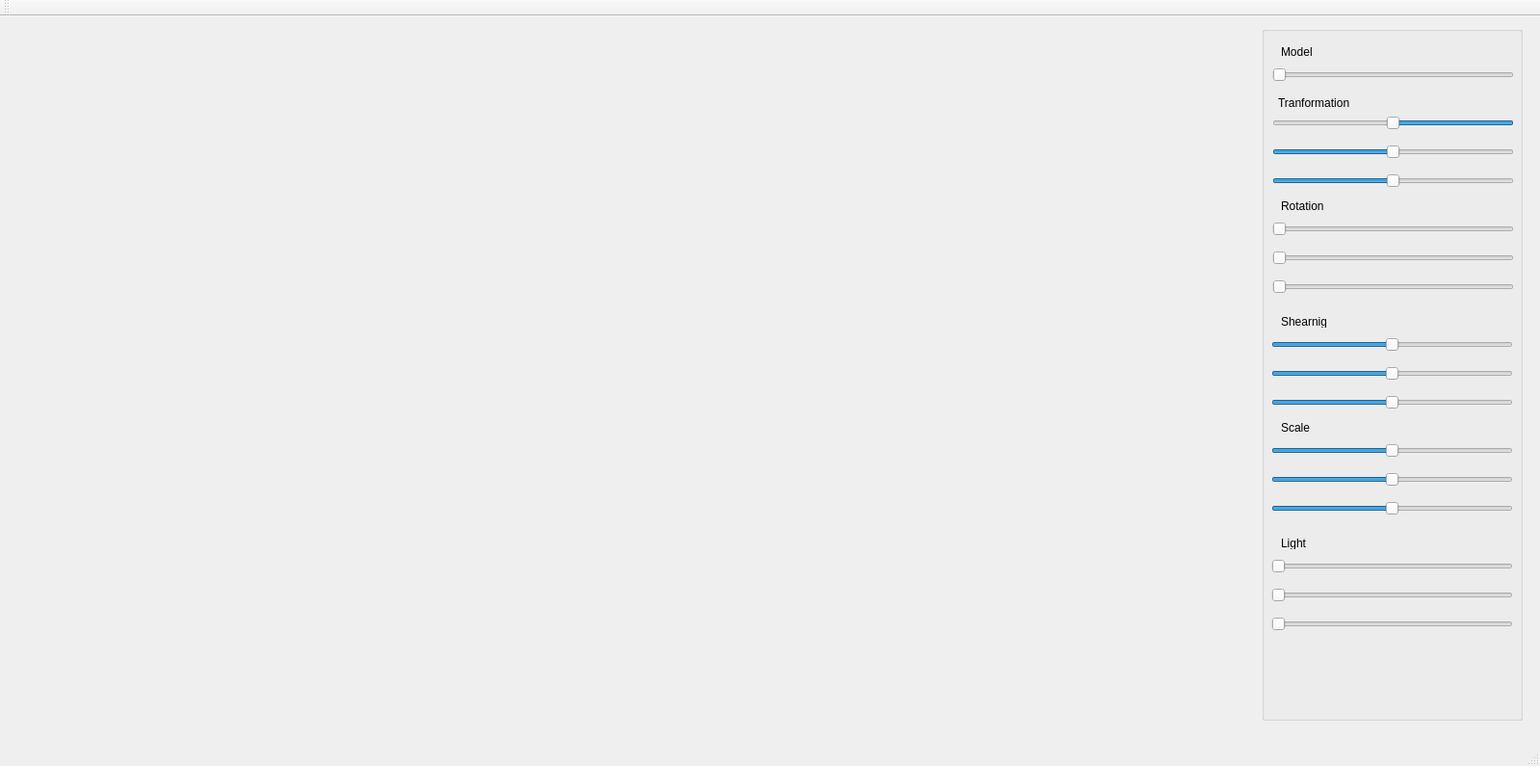
<?xml version="1.0" encoding="UTF-8"?>
<ui version="4.0">
 <class>MainWindow</class>
 <widget class="QMainWindow" name="MainWindow">
  <property name="geometry">
   <rect>
    <x>0</x>
    <y>0</y>
    <width>1599</width>
    <height>795</height>
   </rect>
  </property>
  <property name="windowTitle">
   <string>MainWindow</string>
  </property>
  <widget class="QWidget" name="centralWidget">
   <widget class="Ekran" name="ekran" native="true">
    <property name="geometry">
     <rect>
      <x>10</x>
      <y>10</y>
      <width>1280</width>
      <height>720</height>
     </rect>
    </property>
   </widget>
   <widget class="QGroupBox" name="groupBox">
    <property name="geometry">
     <rect>
      <x>1310</x>
      <y>10</y>
      <width>271</width>
      <height>721</height>
     </rect>
    </property>
    <property name="title">
     <string/>
    </property>
    <widget class="QSlider" name="trX">
     <property name="geometry">
      <rect>
       <x>11</x>
       <y>90</y>
       <width>251</width>
       <height>22</height>
      </rect>
     </property>
     <property name="minimum">
      <number>-200</number>
     </property>
     <property name="maximum">
      <number>200</number>
     </property>
     <property name="orientation">
      <enum>Qt::Horizontal</enum>
     </property>
     <property name="invertedAppearance">
      <bool>true</bool>
     </property>
    </widget>
    <widget class="QSlider" name="trY">
     <property name="geometry">
      <rect>
       <x>11</x>
       <y>120</y>
       <width>251</width>
       <height>22</height>
      </rect>
     </property>
     <property name="minimum">
      <number>-200</number>
     </property>
     <property name="maximum">
      <number>200</number>
     </property>
     <property name="orientation">
      <enum>Qt::Horizontal</enum>
     </property>
    </widget>
    <widget class="QSlider" name="trZ">
     <property name="geometry">
      <rect>
       <x>11</x>
       <y>150</y>
       <width>251</width>
       <height>22</height>
      </rect>
     </property>
     <property name="minimum">
      <number>-200</number>
     </property>
     <property name="maximum">
      <number>200</number>
     </property>
     <property name="orientation">
      <enum>Qt::Horizontal</enum>
     </property>
    </widget>
    <widget class="QSlider" name="rotX">
     <property name="geometry">
      <rect>
       <x>11</x>
       <y>200</y>
       <width>251</width>
       <height>22</height>
      </rect>
     </property>
     <property name="maximum">
      <number>359</number>
     </property>
     <property name="orientation">
      <enum>Qt::Horizontal</enum>
     </property>
    </widget>
    <widget class="QSlider" name="rotY">
     <property name="geometry">
      <rect>
       <x>11</x>
       <y>230</y>
       <width>251</width>
       <height>22</height>
      </rect>
     </property>
     <property name="maximum">
      <number>359</number>
     </property>
     <property name="orientation">
      <enum>Qt::Horizontal</enum>
     </property>
    </widget>
    <widget class="QSlider" name="rotZ">
     <property name="geometry">
      <rect>
       <x>11</x>
       <y>260</y>
       <width>251</width>
       <height>22</height>
      </rect>
     </property>
     <property name="maximum">
      <number>359</number>
     </property>
     <property name="orientation">
      <enum>Qt::Horizontal</enum>
     </property>
    </widget>
    <widget class="QSlider" name="shX">
     <property name="geometry">
      <rect>
       <x>10</x>
       <y>320</y>
       <width>251</width>
       <height>22</height>
      </rect>
     </property>
     <property name="minimum">
      <number>-100</number>
     </property>
     <property name="maximum">
      <number>100</number>
     </property>
     <property name="orientation">
      <enum>Qt::Horizontal</enum>
     </property>
    </widget>
    <widget class="QSlider" name="shY">
     <property name="geometry">
      <rect>
       <x>10</x>
       <y>350</y>
       <width>251</width>
       <height>22</height>
      </rect>
     </property>
     <property name="minimum">
      <number>-100</number>
     </property>
     <property name="maximum">
      <number>100</number>
     </property>
     <property name="orientation">
      <enum>Qt::Horizontal</enum>
     </property>
    </widget>
    <widget class="QSlider" name="shZ">
     <property name="geometry">
      <rect>
       <x>10</x>
       <y>380</y>
       <width>251</width>
       <height>22</height>
      </rect>
     </property>
     <property name="minimum">
      <number>-100</number>
     </property>
     <property name="maximum">
      <number>100</number>
     </property>
     <property name="orientation">
      <enum>Qt::Horizontal</enum>
     </property>
    </widget>
    <widget class="QLabel" name="label">
     <property name="geometry">
      <rect>
       <x>17</x>
       <y>70</y>
       <width>81</width>
       <height>20</height>
      </rect>
     </property>
     <property name="text">
      <string>Tranformation</string>
     </property>
    </widget>
    <widget class="QLabel" name="label_2">
     <property name="geometry">
      <rect>
       <x>20</x>
       <y>180</y>
       <width>47</width>
       <height>13</height>
      </rect>
     </property>
     <property name="text">
      <string>Rotation</string>
     </property>
    </widget>
    <widget class="QLabel" name="label_3">
     <property name="geometry">
      <rect>
       <x>20</x>
       <y>300</y>
       <width>47</width>
       <height>13</height>
      </rect>
     </property>
     <property name="text">
      <string>Shearnig</string>
     </property>
    </widget>
    <widget class="QLabel" name="label_4">
     <property name="geometry">
      <rect>
       <x>20</x>
       <y>410</y>
       <width>47</width>
       <height>13</height>
      </rect>
     </property>
     <property name="text">
      <string>Scale</string>
     </property>
    </widget>
    <widget class="QSlider" name="scX">
     <property name="geometry">
      <rect>
       <x>10</x>
       <y>430</y>
       <width>251</width>
       <height>22</height>
      </rect>
     </property>
     <property name="minimum">
      <number>-100</number>
     </property>
     <property name="maximum">
      <number>100</number>
     </property>
     <property name="orientation">
      <enum>Qt::Horizontal</enum>
     </property>
    </widget>
    <widget class="QSlider" name="scY">
     <property name="geometry">
      <rect>
       <x>10</x>
       <y>460</y>
       <width>251</width>
       <height>22</height>
      </rect>
     </property>
     <property name="minimum">
      <number>-100</number>
     </property>
     <property name="maximum">
      <number>100</number>
     </property>
     <property name="orientation">
      <enum>Qt::Horizontal</enum>
     </property>
    </widget>
    <widget class="QSlider" name="scZ">
     <property name="geometry">
      <rect>
       <x>10</x>
       <y>490</y>
       <width>251</width>
       <height>22</height>
      </rect>
     </property>
     <property name="minimum">
      <number>-100</number>
     </property>
     <property name="maximum">
      <number>100</number>
     </property>
     <property name="orientation">
      <enum>Qt::Horizontal</enum>
     </property>
    </widget>
    <widget class="QSlider" name="nrSlider">
     <property name="geometry">
      <rect>
       <x>11</x>
       <y>40</y>
       <width>251</width>
       <height>22</height>
      </rect>
     </property>
     <property name="maximum">
      <number>0</number>
     </property>
     <property name="orientation">
      <enum>Qt::Horizontal</enum>
     </property>
    </widget>
    <widget class="QLabel" name="label_9">
     <property name="geometry">
      <rect>
       <x>20</x>
       <y>20</y>
       <width>47</width>
       <height>13</height>
      </rect>
     </property>
     <property name="text">
      <string>Model</string>
     </property>
    </widget>
    <widget class="QLabel" name="label_10">
     <property name="geometry">
      <rect>
       <x>20</x>
       <y>530</y>
       <width>47</width>
       <height>13</height>
      </rect>
     </property>
     <property name="text">
      <string>Light</string>
     </property>
    </widget>
    <widget class="QSlider" name="lightA">
     <property name="geometry">
      <rect>
       <x>10</x>
       <y>550</y>
       <width>251</width>
       <height>22</height>
      </rect>
     </property>
     <property name="minimum">
      <number>1</number>
     </property>
     <property name="maximum">
      <number>100</number>
     </property>
     <property name="orientation">
      <enum>Qt::Horizontal</enum>
     </property>
    </widget>
    <widget class="QSlider" name="lightB">
     <property name="geometry">
      <rect>
       <x>10</x>
       <y>580</y>
       <width>251</width>
       <height>22</height>
      </rect>
     </property>
     <property name="minimum">
      <number>1</number>
     </property>
     <property name="maximum">
      <number>500</number>
     </property>
     <property name="orientation">
      <enum>Qt::Horizontal</enum>
     </property>
    </widget>
    <widget class="QSlider" name="lightC">
     <property name="geometry">
      <rect>
       <x>10</x>
       <y>610</y>
       <width>251</width>
       <height>22</height>
      </rect>
     </property>
     <property name="minimum">
      <number>1</number>
     </property>
     <property name="maximum">
      <number>500</number>
     </property>
     <property name="orientation">
      <enum>Qt::Horizontal</enum>
     </property>
    </widget>
   </widget>
  </widget>
  <widget class="QMenuBar" name="menuBar">
   <property name="geometry">
    <rect>
     <x>0</x>
     <y>0</y>
     <width>1599</width>
     <height>21</height>
    </rect>
   </property>
  </widget>
  <widget class="QToolBar" name="mainToolBar">
   <attribute name="toolBarArea">
    <enum>TopToolBarArea</enum>
   </attribute>
   <attribute name="toolBarBreak">
    <bool>false</bool>
   </attribute>
  </widget>
  <widget class="QStatusBar" name="statusBar"/>
 </widget>
 <layoutdefault spacing="6" margin="11"/>
 <customwidgets>
  <customwidget>
   <class>Ekran</class>
   <extends>QWidget</extends>
   <header>ekran.h</header>
   <container>1</container>
  </customwidget>
 </customwidgets>
 <resources/>
 <connections/>
</ui>
